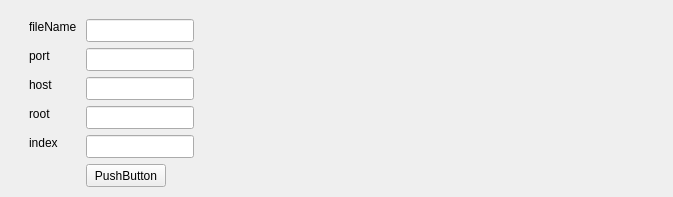
<?xml version="1.0" encoding="UTF-8"?>
<ui version="4.0">
 <class>CreateConfig</class>
 <widget class="QWidget" name="CreateConfig">
  <property name="geometry">
   <rect>
    <x>0</x>
    <y>0</y>
    <width>673</width>
    <height>197</height>
   </rect>
  </property>
  <property name="maximumSize">
   <size>
    <width>673</width>
    <height>197</height>
   </size>
  </property>
  <property name="windowTitle">
   <string>Create site config</string>
  </property>
  <widget class="QLineEdit" name="root">
   <property name="geometry">
    <rect>
     <x>86</x>
     <y>106</y>
     <width>108</width>
     <height>23</height>
    </rect>
   </property>
  </widget>
  <widget class="QLineEdit" name="fileName">
   <property name="geometry">
    <rect>
     <x>86</x>
     <y>19</y>
     <width>108</width>
     <height>23</height>
    </rect>
   </property>
  </widget>
  <widget class="QLineEdit" name="index">
   <property name="geometry">
    <rect>
     <x>86</x>
     <y>135</y>
     <width>108</width>
     <height>23</height>
    </rect>
   </property>
  </widget>
  <widget class="QLabel" name="label_5">
   <property name="geometry">
    <rect>
     <x>29</x>
     <y>19</y>
     <width>51</width>
     <height>16</height>
    </rect>
   </property>
   <property name="text">
    <string>fileName</string>
   </property>
  </widget>
  <widget class="QLineEdit" name="host">
   <property name="geometry">
    <rect>
     <x>86</x>
     <y>77</y>
     <width>108</width>
     <height>23</height>
    </rect>
   </property>
  </widget>
  <widget class="QLabel" name="label_3">
   <property name="geometry">
    <rect>
     <x>29</x>
     <y>106</y>
     <width>25</width>
     <height>16</height>
    </rect>
   </property>
   <property name="text">
    <string>root</string>
   </property>
  </widget>
  <widget class="QLabel" name="label_4">
   <property name="geometry">
    <rect>
     <x>29</x>
     <y>135</y>
     <width>30</width>
     <height>16</height>
    </rect>
   </property>
   <property name="text">
    <string>index</string>
   </property>
  </widget>
  <widget class="QLineEdit" name="port">
   <property name="geometry">
    <rect>
     <x>86</x>
     <y>48</y>
     <width>108</width>
     <height>23</height>
    </rect>
   </property>
  </widget>
  <widget class="QLabel" name="label_2">
   <property name="geometry">
    <rect>
     <x>29</x>
     <y>77</y>
     <width>26</width>
     <height>16</height>
    </rect>
   </property>
   <property name="text">
    <string>host</string>
   </property>
  </widget>
  <widget class="QPushButton" name="creteCfg">
   <property name="geometry">
    <rect>
     <x>86</x>
     <y>164</y>
     <width>80</width>
     <height>23</height>
    </rect>
   </property>
   <property name="text">
    <string>PushButton</string>
   </property>
  </widget>
  <widget class="QLabel" name="label">
   <property name="geometry">
    <rect>
     <x>29</x>
     <y>48</y>
     <width>25</width>
     <height>16</height>
    </rect>
   </property>
   <property name="text">
    <string>port</string>
   </property>
  </widget>
 </widget>
 <resources/>
 <connections/>
</ui>
